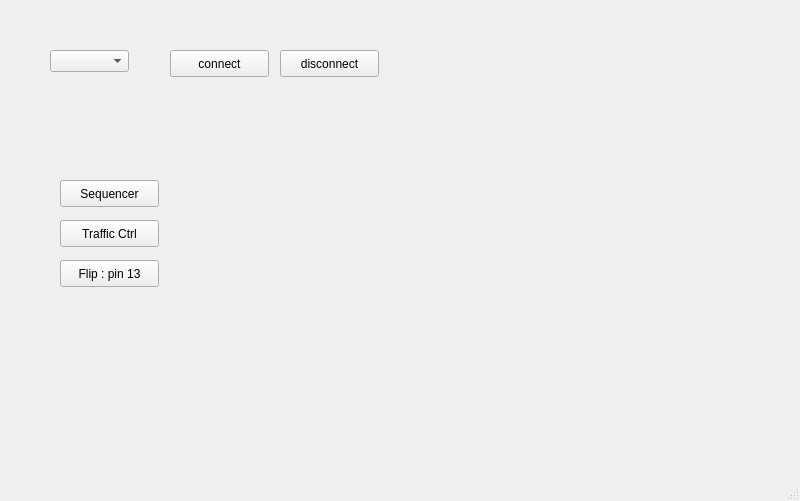
<?xml version="1.0" encoding="UTF-8"?>
<ui version="4.0">
 <class>MainWindow</class>
 <widget class="QMainWindow" name="MainWindow">
  <property name="geometry">
   <rect>
    <x>0</x>
    <y>0</y>
    <width>800</width>
    <height>501</height>
   </rect>
  </property>
  <property name="windowTitle">
   <string>Firmata DO</string>
  </property>
  <widget class="QWidget" name="centralwidget">
   <widget class="QPushButton" name="connectButton">
    <property name="geometry">
     <rect>
      <x>170</x>
      <y>50</y>
      <width>99</width>
      <height>27</height>
     </rect>
    </property>
    <property name="text">
     <string>connect</string>
    </property>
   </widget>
   <widget class="QPushButton" name="discButton">
    <property name="geometry">
     <rect>
      <x>280</x>
      <y>50</y>
      <width>99</width>
      <height>27</height>
     </rect>
    </property>
    <property name="text">
     <string>disconnect</string>
    </property>
   </widget>
   <widget class="QPushButton" name="connectButton_2">
    <property name="geometry">
     <rect>
      <x>60</x>
      <y>180</y>
      <width>99</width>
      <height>27</height>
     </rect>
    </property>
    <property name="text">
     <string>Sequencer</string>
    </property>
   </widget>
   <widget class="QPushButton" name="connectButton_3">
    <property name="geometry">
     <rect>
      <x>60</x>
      <y>220</y>
      <width>99</width>
      <height>27</height>
     </rect>
    </property>
    <property name="text">
     <string>Traffic Ctrl</string>
    </property>
   </widget>
   <widget class="QPushButton" name="connectButton_4">
    <property name="geometry">
     <rect>
      <x>60</x>
      <y>260</y>
      <width>99</width>
      <height>27</height>
     </rect>
    </property>
    <property name="text">
     <string>Flip : pin 13</string>
    </property>
   </widget>
   <widget class="QComboBox" name="comboBox">
    <property name="geometry">
     <rect>
      <x>50</x>
      <y>50</y>
      <width>79</width>
      <height>22</height>
     </rect>
    </property>
   </widget>
  </widget>
  <widget class="QMenuBar" name="menubar">
   <property name="geometry">
    <rect>
     <x>0</x>
     <y>0</y>
     <width>800</width>
     <height>19</height>
    </rect>
   </property>
  </widget>
  <widget class="QStatusBar" name="statusbar"/>
 </widget>
 <resources/>
 <connections/>
</ui>
